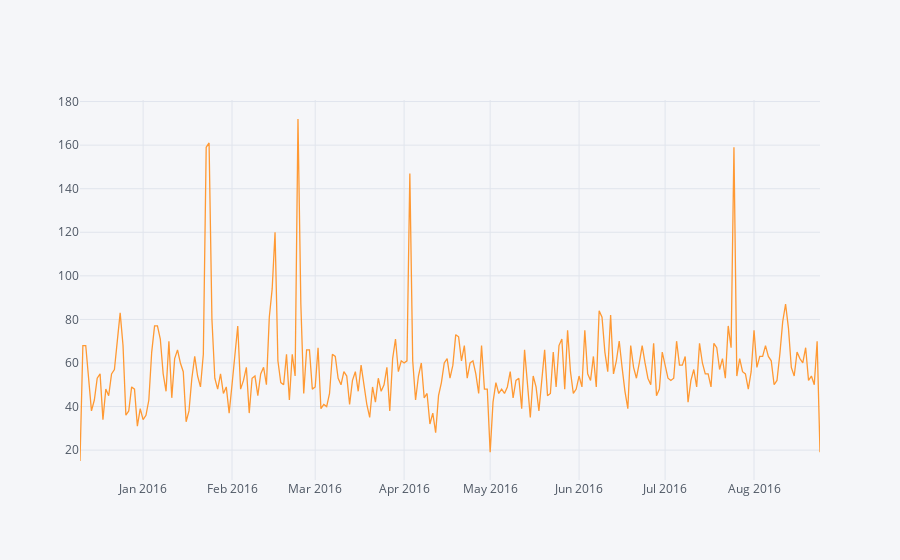

Notebook cell for this chart:
### Code cell
df[df['Reason']=='Fire'].groupby('Date').count()['twp'].iplot()

### Figure 1 — Plotly figure (JSON) as saved in the notebook; plotly's stock layout.template omitted (floating-point values rounded to 4 significant figures; data arrays with more than 128 entries replaced by an {"elided": "..."} marker saying what was removed)
{"data": [{"line": {"color": "rgba(255, 153, 51, 1.0)", "dash": "solid", "shape": "linear", "width": 1.3}, "mode": "lines", "name": "twp", "text": "", "type": "scatter", "x": {"elided": "259 str values"}, "y": {"elided": "259 int values"}}], "layout": {"legend": {"bgcolor": "#F5F6F9", "font": {"color": "#4D5663"}}, "paper_bgcolor": "#F5F6F9", "plot_bgcolor": "#F5F6F9", "title": {"font": {"color": "#4D5663"}}, "xaxis": {"gridcolor": "#E1E5ED", "showgrid": true, "tickfont": {"color": "#4D5663"}, "title": {"font": {"color": "#4D5663"}, "text": ""}, "zerolinecolor": "#E1E5ED"}, "yaxis": {"gridcolor": "#E1E5ED", "showgrid": true, "tickfont": {"color": "#4D5663"}, "title": {"font": {"color": "#4D5663"}, "text": ""}, "zerolinecolor": "#E1E5ED"}}}
